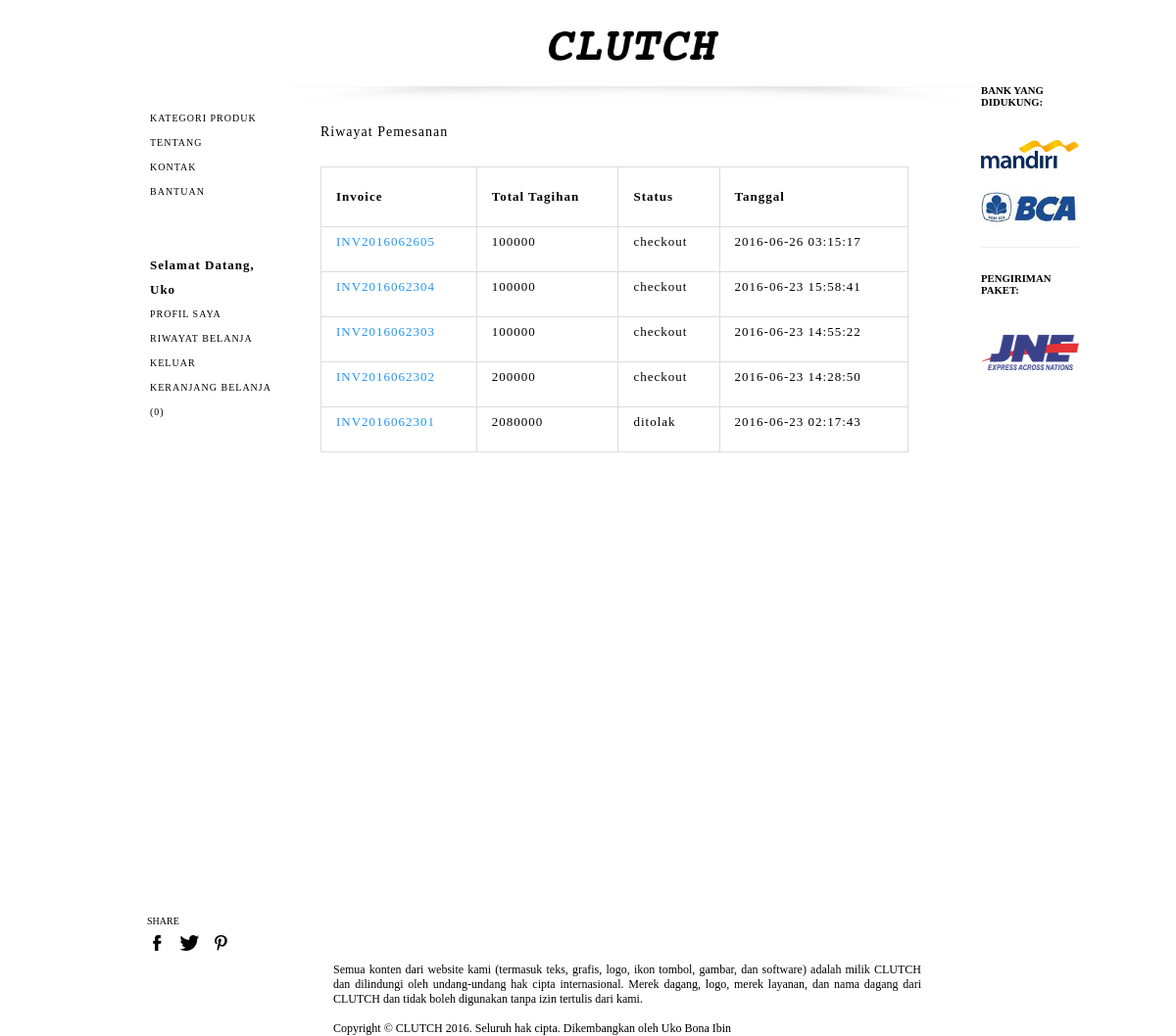
The app's page /index.php?page=history (signed in) with its own data.
### tables this page shows
CREATE TABLE `invoice` (
  `id_invoice` varchar(20) NOT NULL,
  `status` enum('checkout','konfirmasi','diterima','ditolak','proses','komplain','retur','kembalikan_dana','selesai') DEFAULT NULL,
  `total_tagihan` decimal(19,0) DEFAULT '0',
  `id_header_transaction` int(5) UNSIGNED NOT NULL,
  `ongkos_kirim` decimal(19,0) NOT NULL,
  `user_id` int(5) UNSIGNED NOT NULL,
  `date` timestamp NULL DEFAULT NULL
);

### history.php (the view, shortened to what this page needs)
<div class="login" style="margin:0 auto;">
<article id="detail">
    <h2>Riwayat Pemesanan</h2>
    <div>
    <table id="table1" class="transaksi">
      <thead>
        <tr>
          <th>Invoice</th>
          <th>Total Tagihan</th>
          <th>Status</th>
          <th>Tanggal</th>
          </tr>
      </thead>
      <tbody class="ui-sortable">
        <?php
          include "koneksi.php";
          $query = mysqli_query($koneksi, "SELECT * FROM `invoice` where `user_id` = '".$_SESSION['login_member']['id_user']."' ORDER BY `id_invoice` DESC");
          while($data = mysqli_fetch_array($query)){
        ?>
        <tr>
          <td><a href="index.php?page=detail-transaksi&d=<?php echo $data['id_header_transaction']; ?>" style="color:#2196f3"><?php echo $data['id_invoice']; ?></a></td>
          <td><?php echo $data['total_tagihan']; ?></td>
          <td><?php echo $data['status']; ?></td>
          <td><?php echo $data['date']; ?></td>
        </tr>
        <?php } ?>
      </tbody>
    </table>
    </div>
  </article>
</div>

### index.php (shortened to what this page needs)
<!DOCTYPE html PUBLIC "-//W3C//DTD XHTML 1.0 Transitional//EN" "http://www.w3.org/TR/xhtml1/DTD/xhtml1-transitional.dtd">
<html xmlns="http://www.w3.org/1999/xhtml">
<head>
<link href="css/index.css" rel="stylesheet" type="text/css"/>
<link href="slideshow/jquery.bxslider.css	" rel="stylesheet" />
<link rel="stylesheet" href="jquery-flickity/flickity.css" type="text/css" media="all"/>
</head>
<body>
<header>
<table>
	<tr>
		<td style="vertical-align:top;">
			<nav>
			<div><a href="#" id="design">KATEGORI PRODUK</a>
				<?php
					include "koneksi.php";
				?>
			</div>
			<div><a href="index.php?page=tentang">TENTANG</a></div>
			<div><a href="index.php?page=kontak">KONTAK</a></div>
			<div><a href="index.php?page=bantuan">BANTUAN</a></div>
			<br /><br />
			<div>
			<?php
				if(!isset($_SESSION['login_member'])){
					echo '<a href="?page=masuk">MASUK</a> / <a href="?page=daftar">DAFTAR</a>';
				}
				else {
					echo '
						<b style="font-size: 13px;">Selamat Datang, <br>'.$_SESSION['login_member']['fullname'].'</b>
						<br>
						<a href="index.php?page=akun-saya">PROFIL SAYA</a>
						<br>
						<a href="index.php?page=history">RIWAYAT BELANJA</a>
						<br>
						<a href="logout.php">KELUAR</a>
					';
				}
			?>
			</div>
			<div>
				<a href="index.php?page=cart">
				<?php
					$j = 0;
					if($j > 0){
						echo'KERANJANG BELANJA ('.$j.')';
					}
					else {
						echo 'KERANJANG BELANJA (0)';
					}
				?>
				</a>
			</div>
			</nav>
		</td>
		<td style="vertical-align:top;">
			<div class="head" id="design_head">
			<a href="index.php"><img src="img/logo.png" class="logo"/></a><br />
			<img src="img/header_shadow.png" class="shadow"/>
			<div class="design" style="left:20px;">
				<?php
				switch ($_GET['page']) {
					case "history":
				        include "history.php";
				        break;
				}
				?>
			</div>
		</td>
		<td style="vertical-align:top;text-align:left">
			<div style="margin-top:73px">
				<h6 style="text-transform:uppercase;">Bank Yang Didukung: </h6><br>
				<img src="img/mandiri.png" style="width:100px;margin-top:-10px;">
				<img src="img/bca.jpg" style="width:100px;margin-top:20px">
				<hr style="border:0px;border-bottom:1px solid #eee;margin:20px 0px;">
				<h6 style="text-transform:uppercase;">Pengiriman Paket: </h6><br>
				<img src="img/jne.png" style="width:100px;height:70px;margin-top:-20px;">
			</div>
		</td>
	</tr>
</table>
</header>
<footer style="margin-top:200px;">
<div class="share">
	SHARE <br />
    <a href="http://www.facebook.com/sharer/sharer.php?u=http://www.CLUTCH.com" target="_blank">
    <img src="img/share_fb.png" /></a>
    <a href="http://twitter.com/share?url=http://www.CLUTCH.com" target="_blank">
    <img src="img/share_twitter.png" /></a>
    <a href="http://pinterest.com/pin/create/button/?url=http://www.CLUTCH.com" target="_blank">
    <img src="img/share_pinterest.png" /></a>
</div>
<div class="copyright" style="text-align:justify;font-size:12px;">
Semua konten dari website kami (termasuk teks, grafis, logo, ikon tombol, gambar, dan software) adalah milik CLUTCH dan dilindungi oleh undang-undang hak cipta internasional. Merek dagang, logo, merek layanan, dan nama dagang dari CLUTCH dan tidak boleh digunakan tanpa izin tertulis dari kami.
<br /><br />
Copyright &copy; CLUTCH 2016. Seluruh hak cipta. Dikembangkan oleh <a href="http://www.CLUTCH.com" target="_blank">Uko Bona Ibin</a>
</div>
</footer>
</body>
</html>

### index.php (style rules this page uses)
.transaksi td, th { border: 1px solid #ddd; text-align: left; }
.transaksi { border-collapse: collapse; width: 100%; }
.transaksi th, .transaksi td { padding: 15px; }

### records on screen
invoice: id_invoice "INV2016062605", total_tagihan "100000", status "checkout", date "2016-06-26 03:15:17"
invoice: id_invoice "INV2016062304", total_tagihan "100000", status "checkout", date "2016-06-23 15:58:41"
invoice: id_invoice "INV2016062303", total_tagihan "100000", status "checkout", date "2016-06-23 14:55:22"
invoice: id_invoice "INV2016062302", total_tagihan "200000", status "checkout", date "2016-06-23 14:28:50"
invoice: id_invoice "INV2016062301", total_tagihan "2080000", status "ditolak", date "2016-06-23 02:17:43"

### other values on screen
$_SESSION['login_member']['fullname'] "Uko"
